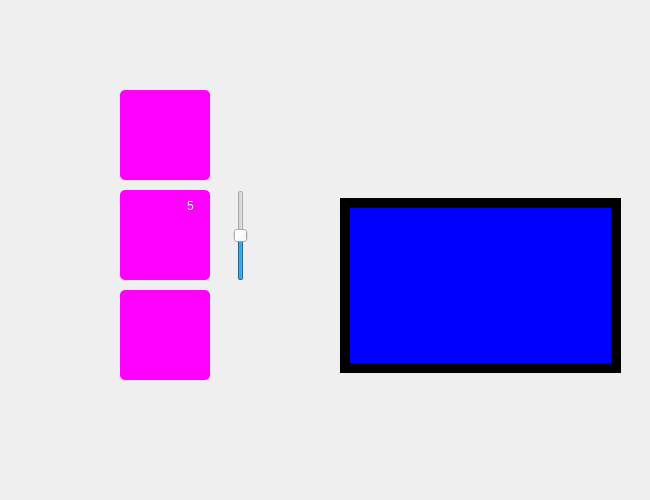
<?xml version="1.0" encoding="UTF-8"?>
<ui version="4.0">
 <class>MainWindow</class>
 <widget class="QMainWindow" name="MainWindow">
  <property name="geometry">
   <rect>
    <x>0</x>
    <y>0</y>
    <width>650</width>
    <height>500</height>
   </rect>
  </property>
  <property name="windowTitle">
   <string>MainWindow</string>
  </property>
  <widget class="QWidget" name="centralwidget">
   <widget class="QLabel" name="label">
    <property name="geometry">
     <rect>
      <x>0</x>
      <y>0</y>
      <width>651</width>
      <height>501</height>
     </rect>
    </property>
    <property name="text">
     <string/>
    </property>
    <property name="pixmap">
     <pixmap>../3. Image resources/1.1 background2.png</pixmap>
    </property>
    <property name="scaledContents">
     <bool>true</bool>
    </property>
   </widget>
   <widget class="QPushButton" name="MONITORING">
    <property name="geometry">
     <rect>
      <x>120</x>
      <y>90</y>
      <width>90</width>
      <height>90</height>
     </rect>
    </property>
    <property name="styleSheet">
     <string notr="true">QPushButton#MONITORING{
	background-color: rgb(255, 0, 255);
    border-radius:5px;
}

QPushButton#MONITORING:hover{
	background-color: rgb(0, 255,0);
}</string>
    </property>
    <property name="text">
     <string/>
    </property>
    <property name="icon">
     <iconset>
      <normaloff>../3. Image resources/1.2 icon1.png</normaloff>../3. Image resources/1.2 icon1.png</iconset>
    </property>
    <property name="iconSize">
     <size>
      <width>70</width>
      <height>70</height>
     </size>
    </property>
   </widget>
   <widget class="QPushButton" name="VOLUME">
    <property name="geometry">
     <rect>
      <x>120</x>
      <y>190</y>
      <width>90</width>
      <height>90</height>
     </rect>
    </property>
    <property name="styleSheet">
     <string notr="true">QPushButton#VOLUME{
	background-color: rgb(255, 0, 255);
    border-radius:5px;
}

QPushButton#VOLUME:hover{
	background-color: rgb(0, 255,0);
}</string>
    </property>
    <property name="text">
     <string/>
    </property>
    <property name="icon">
     <iconset>
      <normaloff>../3. Image resources/1.3 icon2.png</normaloff>../3. Image resources/1.3 icon2.png</iconset>
    </property>
    <property name="iconSize">
     <size>
      <width>60</width>
      <height>60</height>
     </size>
    </property>
   </widget>
   <widget class="QPushButton" name="EXIT">
    <property name="geometry">
     <rect>
      <x>120</x>
      <y>290</y>
      <width>90</width>
      <height>90</height>
     </rect>
    </property>
    <property name="styleSheet">
     <string notr="true">QPushButton#EXIT{
	background-color: rgb(255, 0, 255);
    border-radius:5px;
}

QPushButton#EXIT:hover{
	background-color: rgb(0, 255,0);
}</string>
    </property>
    <property name="text">
     <string/>
    </property>
    <property name="icon">
     <iconset>
      <normaloff>../3. Image resources/1.4 icon3.png</normaloff>../3. Image resources/1.4 icon3.png</iconset>
    </property>
    <property name="iconSize">
     <size>
      <width>70</width>
      <height>70</height>
     </size>
    </property>
   </widget>
   <widget class="QSlider" name="VOLUMESLIDER">
    <property name="geometry">
     <rect>
      <x>230</x>
      <y>190</y>
      <width>22</width>
      <height>91</height>
     </rect>
    </property>
    <property name="minimum">
     <number>1</number>
    </property>
    <property name="maximum">
     <number>100</number>
    </property>
    <property name="sliderPosition">
     <number>50</number>
    </property>
    <property name="orientation">
     <enum>Qt::Vertical</enum>
    </property>
   </widget>
   <widget class="QLabel" name="VOLUMELEVEL">
    <property name="geometry">
     <rect>
      <x>187</x>
      <y>190</y>
      <width>21</width>
      <height>31</height>
     </rect>
    </property>
    <property name="styleSheet">
     <string notr="true">color: rgb(255, 255, 255);
font: 14pt &quot;MS Shell Dlg 2&quot;;</string>
    </property>
    <property name="text">
     <string>5</string>
    </property>
   </widget>
   <widget class="QLabel" name="CAMWINDOW">
    <property name="geometry">
     <rect>
      <x>340</x>
      <y>198</y>
      <width>281</width>
      <height>175</height>
     </rect>
    </property>
    <property name="styleSheet">
     <string notr="true">background-color: rgb(0, 0, 255);
border:10px solid black;</string>
    </property>
    <property name="text">
     <string/>
    </property>
    <property name="scaledContents">
     <bool>true</bool>
    </property>
   </widget>
  </widget>
 </widget>
 <resources/>
 <connections/>
</ui>
